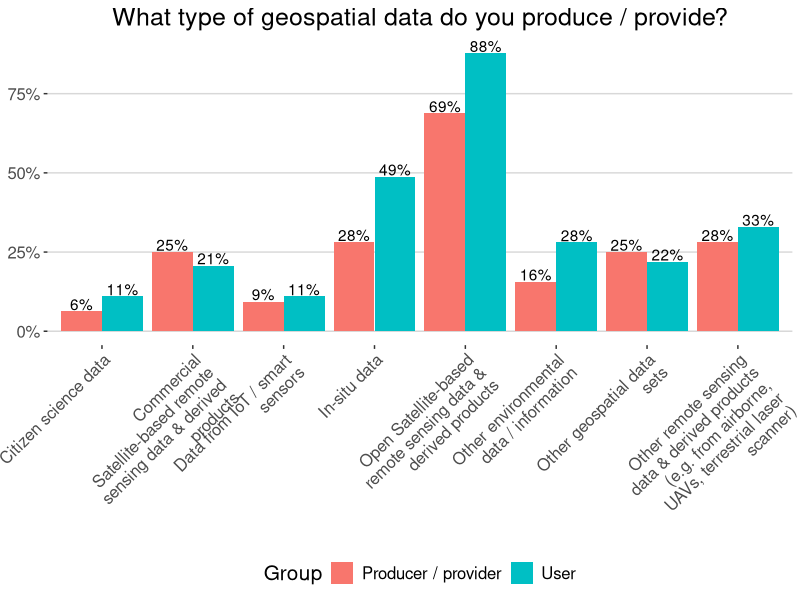

This figure's R source: (Note: this script raises an error after producing the figure.)
library(ggplot2)
library(ggthemes)

library(reshape2)
library(dplyr)

library(RColorBrewer)

library(stringr)
library(scales)

library(viridis)

## loading data
setwd("D:/GFZ/OpenEM/SurveyReport")
df.raw = read.csv2("./Data/SurveyResp_20221117.csv")


### 9) Comparing type of geospatial data used and produced ###################
#loading data
df.usr = df.raw[df.raw$You.are.primarily...=="a user of geospatial data",c(1,14)]
df.prd = df.raw[df.raw$You.are.primarily...=="a producer / provider of geospatial data",c(1,53)]
#renaming for clarity
names(df.usr)
names(df.usr)<- c("RowID","GeospatialData")
names(df.prd)<- c("RowID","GeospatialData")
#adding group field
df.usr$Group = "User"
df.prd$Group = "Producer / provider"

#combining
df.comb = rbind(df.usr,df.prd)

#there are multiple answers which we will decompose to get an overview
df.new = data.frame(Group=character(),
                    TypeOfDataUsed=character())

for (i in 1:nrow(df.comb)){
  print(i)
  
  temp_split = strsplit(df.comb[i,]$GeospatialData,split=";")[[1]]
  for (j in 1:length(temp_split)){
    
    #print(j)
    #in some cases, the first letter of the string was a space, so this needs to be corrected
    tmp_str = temp_split[j]
    if (substr(tmp_str,1,1)== " "){
      tmp_str = substr(tmp_str,2,nchar(tmp_str))
    }
    
    
    df.tmp = data.frame(Group=df.comb$Group[i],TypeOfDataUsed=tmp_str)
    df.new = rbind(df.new,df.tmp)
  }
}

names(df.new)

#counting the various occurrences based on the data so it can be used for plotting later
df.new <- df.new %>% 
  group_by(Group,TypeOfDataUsed) %>% summarize(count=n()) 

#doing the lazy way
total_usr = sum(df.new$count[df.new$Group=="User" ])
total_prd = sum(df.new$count[df.new$Group=="Producer / provider" ])
#actual number of participants
total_usr_participants = 82
total_prd_participants = 32

#percentages calculation
df.new$percent <-NA
df.new$percent2 <-NA

for (i in 1:nrow(df.new)){
  
  if (df.new$Group[i]=="User" ){
    df.new$percent[i]=df.new$count[i]/total_usr_participants
    df.new$percent2[i] = paste0( percent(df.new$percent[i],1))
  } else {
    df.new$percent[i]=df.new$count[i]/total_prd_participants
    df.new$percent2[i] = paste0( percent(df.new$percent[i],1))
  }
}

df.new$TypeOfDataUsed_Wrapped = str_wrap(df.new$TypeOfDataUsed,25)


names(df.new)

gplot <- ggplot(df.new,aes(x=TypeOfDataUsed_Wrapped,y=percent,fill=Group))+
  geom_bar(stat = "identity", position = 'dodge')+
  geom_text(aes(label = percent2), vjust =-0.1,
            position = position_dodge(.9))+
  #sets y axis to be a percentage format
  scale_y_continuous(labels = scales::percent)+
  #sets overall theme
  theme_hc()+
  #removes axis titles
  theme(axis.title.x=element_blank(),
        axis.title.y=element_blank())+
  #rotates axis text
  theme(axis.text.x = element_text(angle = 45, hjust=1),
        text=element_text(size=15))+
  theme(plot.title = element_text(hjust = 0.5))+
  labs(title="What type of geospatial data do you produce / provide?")

gplot

write.csv2(df.new,"./Plotsdata/Q09_Comparison_GeoSpatialDataUsed.csv")


# Saving plot
png(file="./Plots/Q09_Comparison_GeoSpatialDataUsed.png", units="in", width=12, height=6, res=600)

print(gplot)
dev.off()





### 10)Comparing the scale between users and producers ####

#loading data
df.usr = df.raw[df.raw$You.are.primarily...=="a user of geospatial data",c(1,17)]
df.prd = df.raw[df.raw$You.are.primarily...=="a producer / provider of geospatial data",c(1,56)]
#renaming for clarity
names(df.usr)
names(df.usr)<- c("RowID","GeographicScale")
names(df.prd)<- c("RowID","GeographicScale")
#adding group field
df.usr$Group = "User"
df.prd$Group = "Producer / provider"

#combining
df.comb = rbind(df.usr,df.prd)

#there are multiple answers which we will decompose to get an overview
df.new = data.frame(Group=character(),
                    GeoScale=character())

for (i in 1:nrow(df.comb)){
  print(i)
  
  temp_split = strsplit(df.comb[i,]$GeographicScale,split=";")[[1]]
  for (j in 1:length(temp_split)){
    
    #print(j)
    #in some cases, the first letter of the string was a space, so this needs to be corrected
    tmp_str = temp_split[j]
    if (substr(tmp_str,1,1)== " "){
      tmp_str = substr(tmp_str,2,nchar(tmp_str))
    }
    
    
    df.tmp = data.frame(Group=df.comb$Group[i],GeoScale=tmp_str)
    df.new = rbind(df.new,df.tmp)
  }
}


names(df.new)

#counting the various occurrences based on the data so it can be used for plotting later
df.new <- df.new %>% 
  group_by(Group,GeoScale) %>% summarize(count=n()) 

#doing the lazy way
total_usr = sum(df.new$count[df.new$Group=="User" ])
total_prd = sum(df.new$count[df.new$Group=="Producer / provider" ])
#actual number of participants
total_usr_participants = 82
total_prd_participants = 32

#percentages calculation
df.new$percent <-NA
df.new$percent2 <-NA

for (i in 1:nrow(df.new)){
  
  if (df.new$Group[i]=="User" ){
    df.new$percent[i]=df.new$count[i]/total_usr_participants
    df.new$percent2[i] = paste0( percent(df.new$percent[i],1))
  } else {
    df.new$percent[i]=df.new$count[i]/total_prd_participants
    df.new$percent2[i] = paste0( percent(df.new$percent[i],1))
  }
}


names(df.new)

gplot <- ggplot(df.new,aes(x=GeoScale,y=percent,fill=Group))+
  geom_bar(stat = "identity", position = 'dodge')+
  geom_text(aes(label = percent2), vjust =-0.1,
            position = position_dodge(.9))+
  #sets y axis to be a percentage format
  scale_y_continuous(labels = scales::percent)+
  #sets overall theme
  theme_hc()+
  #removes axis titles
  theme(axis.title.x=element_blank(),
        axis.title.y=element_blank())+
  #rotates axis text
  theme(axis.text.x = element_text(angle = 45, hjust=1),
        text=element_text(size=15),
        plot.title = element_text(hjust = 0.5))+
  labs(title="At what level of scale do you primarily produce / provide (or use) geospatial data?")
  
gplot


#saving data structure to file
write.csv2(df.new,"./Plotsdata/Q10_Comparison_GeoScale.csv")


# Saving plot
png(file="./Plots/Q10_Comparison_GeoScale.png", units="in", width=12, height=6, res=600)

print(gplot)
dev.off()



### 11) Comparing the important features of geospatial data ####

#loading data
df.usr = df.raw[df.raw$You.are.primarily...=="a user of geospatial data",c(1,19:28)]
df.prd = df.raw[df.raw$You.are.primarily...=="a producer / provider of geospatial data",c(1,58:67)]

#Cleaning the column names
names(df.usr) <- gsub("How.important.are.the.following.features.of.geospatial.data.to.you...","",names(df.usr))
names(df.prd) <- gsub("From.your.point.of.view..what.are.important.features.of.geospatial.data.for.the.users...","",names(df.prd))

#melting to adapt the data structure to be used for ggplot and analysis
df.usr.melt = melt(df.usr,id=c("RowID"))
df.prd.melt = melt(df.prd,id=c("RowID"))

#creating a clean variable name
df.usr.melt$variable2 = str_replace_all(df.usr.melt$variable,"."," ")
df.usr.melt$variable2 = gsub("."," ",as.character(df.usr.melt$variable),fixed=TRUE)

df.prd.melt$variable2 = str_replace_all(df.prd.melt$variable,"."," ")
df.prd.melt$variable2 = gsub("."," ",as.character(df.prd.melt$variable),fixed=TRUE)

#re-ordering factor list to improve visualization
#re-ordering the list of responses
df.usr.melt$value2 = factor(df.usr.melt$value,                 # Relevel group factor
                        levels = c("Extremely important",
                                   "Very important",
                                   "Important",
                                   "Slightly important",
                                   "Not important",
                                   "No opinion"))

df.prd.melt$value2 = factor(df.prd.melt$value,                 # Relevel group factor
                            levels = c("Extremely important",
                                       "Very important",
                                       "Important",
                                       "Slightly important",
                                       "Not important",
                                       "No opinion"))

#creating a grouping column so we can have one single dataframe with all the answers
df.usr.melt$Group = "User"
df.prd.melt$Group = "Producer / Provider"


df.comb = rbind(df.usr.melt,df.prd.melt)

#in this case we have also to summarize per group each of the questions
#counting the various occurrences based on the data so it can be used for plotting later
names(df.comb)
df.new <- df.comb %>% 
  group_by(Group,variable2,value2) %>% summarize(count=n())

#actual number of participants
total_usr_participants = 82
total_prd_participants = 32

#percentages calculation
df.new$percent <-NA
df.new$percent2 <-NA

for (i in 1:nrow(df.new)){
  
  if (df.new$Group[i]=="User" ){
    df.new$percent[i]=df.new$count[i]/total_usr_participants
    df.new$percent2[i] = paste0( percent(df.new$percent[i],1))
  } else {
    df.new$percent[i]=df.new$count[i]/total_prd_participants
    df.new$percent2[i] = paste0( percent(df.new$percent[i],1))
  }
}

#adding a wrap feature to the x axis labels
df.new$variable2_wrap = str_wrap(df.new$variable2, width = 20) 

as.character(unique(df.new$value2))

#removing labels for very small values or less important to improve visualization
df.new$percent2_sel = df.new$percent2
df.new$percent2_sel[df.new$value2=="No opinion" ]             <- NA
df.new$percent2_sel[df.new$value2=="Not important"  ]         <- NA
df.new$percent2_sel[df.new$value2=="Slightly important" ]     <- NA

head(df.new)

gplot <- ggplot(df.new,aes(x=Group,y=percent,fill=value2))+
  geom_bar(position = 'stack',stat="identity")+
  
  geom_text(aes(label = percent2_sel),position = position_stack(vjust = 0.5))+
  
  #sets y axis as a percentage scale
  scale_y_continuous(labels = scales::percent)+
  
  #wraps into two columns based on the question
  facet_wrap(. ~ variable2_wrap, ncol=5)+
  #sets the colors based on a given pallet

  scale_fill_brewer(palette="RdYlGn")+
  #sets overall theme
  theme_minimal()+
  #removes axis titles
  theme(axis.title.x=element_blank(),
        axis.title.y=element_blank(),
        legend.title=element_blank(),
        legend.position = "bottom",
        text=element_text(size=15),
        plot.title = element_text(hjust = 0.5))+
  
  guides(fill=guide_legend(nrow=1,byrow=TRUE))+
  labs(title="What are the important features of geospatial data?")

gplot

#saving data structure to file
write.csv2(df.new,"./Plotsdata/Q11_Comparison_FeaturesOfGeospatialData.csv")


# Saving plot
png(file="./Plots/Q11_Comparison_FeaturesOfGeospatialData.png", units="in", width=12, height=6, res=600)

print(gplot)
dev.off()



### 12) Comparing the how problematic do users find the following features of geospatial data? ####

#loading data
df.usr = df.raw[df.raw$You.are.primarily...=="a user of geospatial data",c(1,30:34)]
df.prd = df.raw[df.raw$You.are.primarily...=="a producer / provider of geospatial data",c(1,69:73)]

#Cleaning the column names
names(df.usr) <- gsub("How.problematic.do.you.find.the.following.features.of.geospatial.data...","",names(df.usr))
names(df.prd) <- gsub("From.your.point.of.view..how.problematic.do.users.find.the.following.features.of.geospatial.data...","",names(df.prd))

#melting to adapt the data structure to be used for ggplot and analysis
df.usr.melt = melt(df.usr,id=c("RowID"))
df.prd.melt = melt(df.prd,id=c("RowID"))

#creating a clean variable name
df.usr.melt$variable2 = str_replace_all(df.usr.melt$variable,"."," ")
df.usr.melt$variable2 = gsub("."," ",as.character(df.usr.melt$variable),fixed=TRUE)

df.prd.melt$variable2 = str_replace_all(df.prd.melt$variable,"."," ")
df.prd.melt$variable2 = gsub("."," ",as.character(df.prd.melt$variable),fixed=TRUE)


unique(df.prd.melt$value)

#re-ordering factor list to improve visualization
#re-ordering the list of responses
df.usr.melt$value2 = factor(df.usr.melt$value,                 # Relevel group factor
                            levels = c("Extremely problematic",
                                       "Very problematic",
                                       "Problematic",
                                       "Slightly problematic",
                                       "Not problematic",
                                       "No opinion"))

df.prd.melt$value2 = factor(df.prd.melt$value,                 # Relevel group factor
                            levels = c("Extremely problematic",
                                       "Very problematic",
                                       "Problematic",
                                       "Slightly problematic",
                                       "Not problematic",
                                       "No opinion"))

#creating a grouping column so we can have one single dataframe with all the answers
df.usr.melt$Group = "User"
df.prd.melt$Group = "Producer / Provider"


df.comb = rbind(df.usr.melt,df.prd.melt)

#in this case we have also to summarize per group each of the questions
#counting the various occurrences based on the data so it can be used for plotting later
names(df.comb)
df.new <- df.comb %>% 
  group_by(Group,variable2,value2) %>% summarize(count=n())

#actual number of participants
total_usr_participants = 82
total_prd_participants = 32


#percentages calculation
df.new$percent <-NA
df.new$percent2 <-NA

for (i in 1:nrow(df.new)){
  
  if (df.new$Group[i]=="User" ){
    df.new$percent[i]=df.new$count[i]/total_usr_participants
    df.new$percent2[i] = paste0( percent(df.new$percent[i],1))
  } else {
    df.new$percent[i]=df.new$count[i]/total_prd_participants
    df.new$percent2[i] = paste0( percent(df.new$percent[i],1))
  }
}

#adding a wrap feature to the x axis labels
df.new$variable2_wrap = str_wrap(df.new$variable2, width = 20) 

as.character(unique(df.new$value2))

#removing labels for very small values or less important to improve visualization
df.new$percent2_sel = df.new$percent2
df.new$percent2_sel[df.new$value2=="No opinion" ]             <- NA
#df.new$percent2_sel[df.new$value2=="Not problematic"   ]         <- NA
#df.new$percent2_sel[df.new$value2=="Slightly problematic" ]     <- NA



gplot <- ggplot(df.new,aes(x=Group,y=percent,fill=value2))+
  geom_bar(position = 'stack',stat="identity")+
  
  geom_text(aes(label = percent2_sel),position = position_stack(vjust = 0.5))+
  
  #sets y axis as a percentage scale
  scale_y_continuous(labels = scales::percent)+
  
  #wraps into two columns based on the question
  facet_wrap(. ~ variable2_wrap, ncol=5)+
  #sets the colors based on a given pallet
  
  scale_fill_brewer(palette="RdYlGn")+
  #sets overall theme
  theme_minimal()+
  #removes axis titles
  theme(axis.title.x=element_blank(),
        axis.title.y=element_blank(),
        legend.title=element_blank(),
        legend.position = "bottom",
        text=element_text(size=15),
        plot.title = element_text(hjust = 0.5))+

  labs(title="How problematic you find the following features of geospatial data?")+
  
  guides(fill=guide_legend(nrow=1,byrow=TRUE))

gplot


#saving data structure to file
write.csv2(df.new,"./Plotsdata/Q12_Comparison_ProblematicOfGeospatialData.csv")


# Saving plot
png(file="./Plots/Q12_Comparison_ProblematicOfGeospatialData.png", units="in", width=12, height=6, res=600)

print(gplot)
dev.off()







### 13) Comparing the how user users find the geospatial data you produce / provide? ################



#loading data
df.usr = df.raw[df.raw$You.are.primarily...=="a user of geospatial data",c(1,36)]
df.prd = df.raw[df.raw$You.are.primarily...=="a producer / provider of geospatial data",c(1,75)]

names(df.usr)
names(df.prd)

#melting to adapt the data structure to be used for ggplot and analysis
df.usr.melt = melt(df.usr,id=c("RowID"))
df.prd.melt = melt(df.prd,id=c("RowID"))

#creating a clean variable name
df.usr.melt$variable2 = "What is your favorite approach to finding geospatial data?"
df.prd.melt$variable2 = "How can users find the geospatial data you produce / provide?"

#equivalent variable name
df.usr.melt$Group = "User"
df.prd.melt$Group = "Producer / provider"

#combinging
df.comb = rbind(df.usr.melt,df.prd.melt)


#there are multiple answers which we will decompose to get an overview
df.new = data.frame(Group=character(),
                    PreferredMethod=character())

for (i in 1:nrow(df.comb)){
  print(i)
  
  temp_split = strsplit(df.comb[i,]$value,split=";")[[1]]
  for (j in 1:length(temp_split)){
    
    #print(j)
    #in some cases, the first letter of the string was a space, so this needs to be corrected
    tmp_str = temp_split[j]
    if (substr(tmp_str,1,1)== " "){
      tmp_str = substr(tmp_str,2,nchar(tmp_str))
    }
    
    
    df.tmp = data.frame(Group=df.comb$Group[i],PreferredMethod=tmp_str)
    df.new = rbind(df.new,df.tmp)
  }
}



#checking for errors
unique(df.new$PreferredMethod)

#and nnow we count each event and summarise
df.new.sum <- df.new %>% group_by(Group,PreferredMethod) %>% summarize(count=n())


#actual number of participants
total_usr_participants = 82
total_prd_participants = 32

#percentages calculation
df.new.sum$percent <-NA
df.new.sum$percent2 <-NA

for (i in 1:nrow(df.new.sum)){
  
  if (df.new.sum$Group[i]=="User" ){
    df.new.sum$percent[i]=df.new.sum$count[i]/total_usr_participants
    df.new.sum$percent2[i] = paste0( percent(df.new.sum$percent[i],1))
  } else {
    df.new.sum$percent[i]=df.new.sum$count[i]/total_prd_participants
    df.new.sum$percent2[i] = paste0( percent(df.new.sum$percent[i],1))
  }
}


#re-organizing the factor levels
unique(df.new.sum$PreferredMethod)

#minor correction 
df.new.sum$PreferredMethod[df.new.sum$PreferredMethod=="Through commercial data provider"] <- "Through a commercial data provider"
unique(df.new.sum$PreferredMethod)


df.new.sum$PreferredMethod_sort <- factor(df.new.sum$PreferredMethod,
                                          levels=c("Through web search (e.g. via Google, Bing, Ecosia)",
                                                   "On a website",
                                                   "Through geospatial catalogs (e.g. geoportal)",
                                                   "Through open repositories (e.g. zenodo)",
                                                   "Through data hubs (e.g. Copernicus Open Access Hub, Sentinel Hub)",
                                                   "Through a commercial data provider",
                                                   "I do not search for data myself",
                                                   "Other"))

df.new.sum$PreferredMethod_sort_wrap <- str_wrap(df.new.sum$PreferredMethod_sort,20)

#saving data structure to file
write.csv2(df.new.sum,"./Plotsdata/Q13_FindingData.csv")


#the plots work better if separated


plt.fieldapp <- 
  ggplot(df.new.sum, aes(x="", y=percent, fill=PreferredMethod_sort_wrap)) +
  geom_bar(stat="identity",width=1,color="white")+
  facet_grid(.~Group)+
  coord_polar("y", start=0,direction=-1)+
  #sets y axis as a percentage scale
  scale_y_continuous(labels = scales::percent)+
  geom_text(aes(label = percent2,x=1.3),
            position = position_stack(vjust = 0.5)) +
  
  scale_fill_brewer(palette="Spectral")+
  theme_void()+
  theme(legend.position="right",
        legend.title=element_blank(),
        text=element_text(size=15)
  )+
  theme(plot.title = element_text(hjust = 0.5))+
  labs(title="What is your field of application?")

plt.fieldapp


